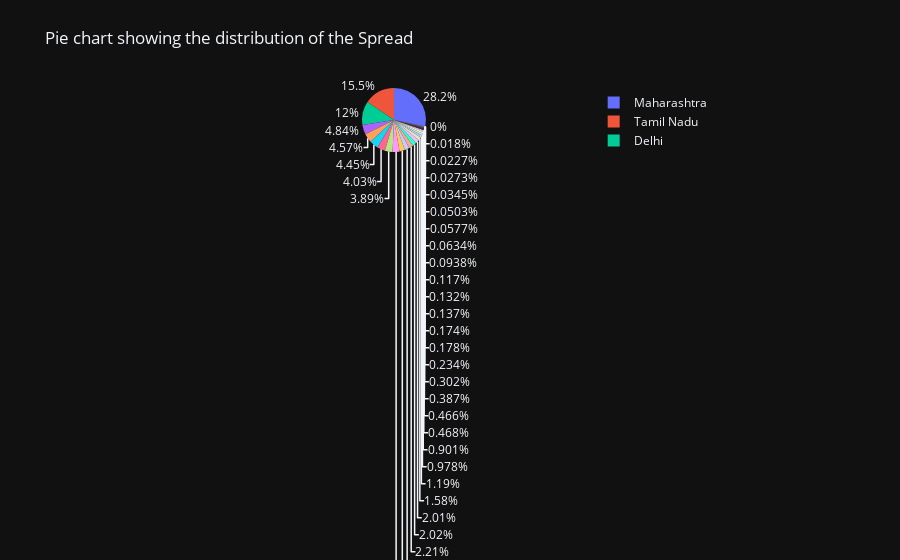

The code cell stored with this chart in its notebook:
### Code cell
import plotly.express as px

fig = px.pie(df2, values='confirmed', names='state', title='Pie chart showing the distribution of the Spread', template='plotly_dark')

fig.show()
fig.write_html("state_piechart.html")

### Figure 1 — Plotly figure (JSON) as saved in the notebook; plotly's stock layout.template omitted (floating-point values rounded to 4 significant figures)
{"data": [{"domain": {"x": [0, 1], "y": [0, 1]}, "hovertemplate": "state=%{label}<br>confirmed=%{value}<extra></extra>", "labels": ["Maharashtra", "Tamil Nadu", "Delhi", "Gujarat", "Karnataka", "Uttar Pradesh", "Telangana", "Andhra Pradesh", "West Bengal", "Rajasthan", "Haryana", "Bihar", "Madhya Pradesh", "Assam", "Odisha", "Jammu and Kashmir", "Punjab", "Kerala", "Chhattisgarh", "Jharkhand", "Uttarakhand", "Goa", "State Unassigned", "Tripura", "Manipur", "Puducherry", "Himachal Pradesh", "Ladakh", "Nagaland", "Chandigarh", "Dadra and Nagar Haveli and Daman and Diu", "Arunachal Pradesh", "Meghalaya", "Mizoram", "Andaman and Nicobar Islands", "Sikkim", "Lakshadweep"], "legendgroup": "", "name": "", "showlegend": true, "type": "pie", "values": [275640, 151820, 116993, 44648, 47253, 43441, 39342, 38044, 34427, 26580, 23306, 21558, 19643, 19755, 15392, 11666, 8799, 9554, 4556, 4576, 3785, 2951, 1285, 2281, 1700, 1743, 1343, 1142, 916, 619, 564, 491, 337, 267, 176, 222, 0]}], "layout": {"legend": {"tracegroupgap": 0}, "title": {"text": "Pie chart showing the distribution of the Spread"}}}
